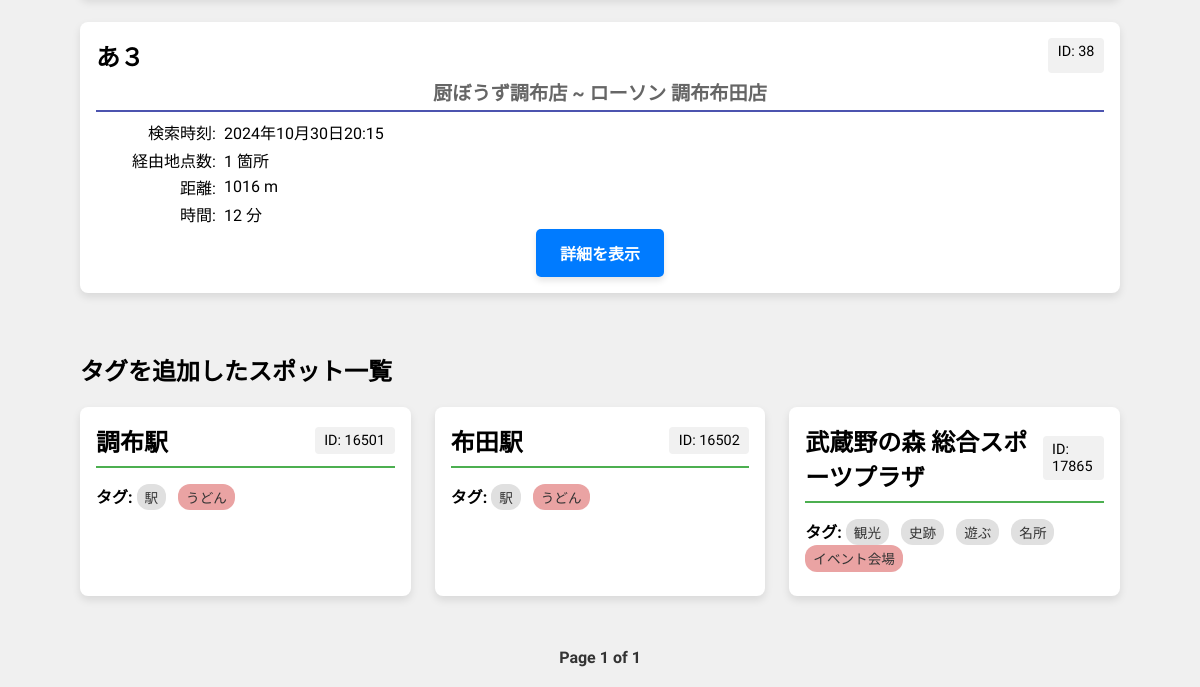
The app's page / (signed in, lower part), older data.
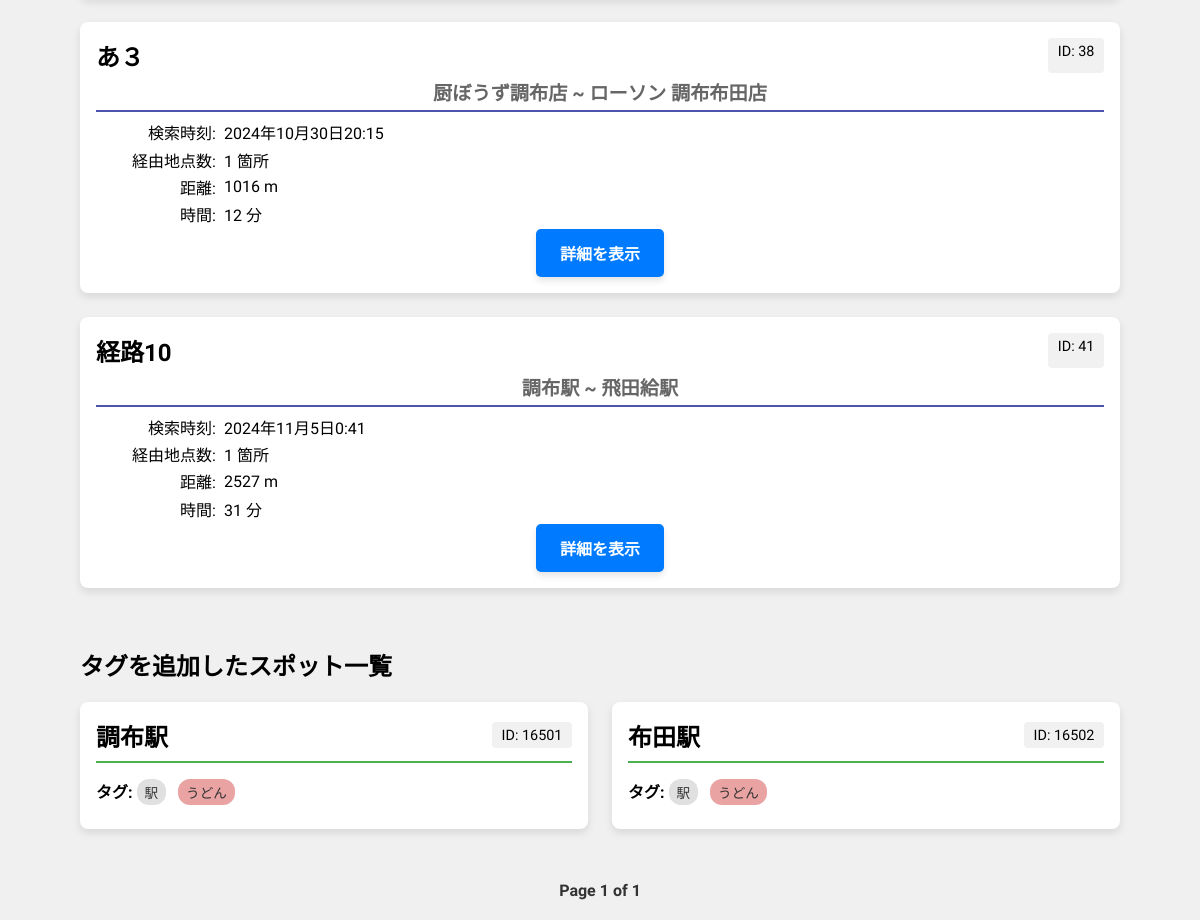
The same page, newer data.
### routing/models.py (models this page shows, shortened)
class Mapdata(models.Model):
    idx = models.AutoField(primary_key=True)
    user = models.ForeignKey(User, on_delete=models.CASCADE)  # Userとの関係
    name = models.CharField(max_length=64)
    distance = models.IntegerField()
    time = models.IntegerField()
    start_spot = models.ForeignKey(Spot, on_delete=models.CASCADE, related_name='start_spot')  # Spotとの関係
    goal_spot = models.ForeignKey(Spot, on_delete=models.CASCADE, related_name='goal_spot')  # Spotとの関係
    via_spots = models.ManyToManyField(Spot, related_name='via_spots')  # Spotと
    aim_tags = models.TextField()  # 検索条件のタグ
    html = models.TextField(null=True, blank=True)  # マップデータのHTML文字列
    created_at = models.DateTimeField(auto_now_add=True)  # 作成日時

class Spot(models.Model):
    idx = models.AutoField(primary_key=True)  # 自動インクリメントの整数型インデックス
    name = models.CharField(max_length=64, unique=True)
    latitude = models.FloatField()
    longitude = models.FloatField()
    hp = models.TextField()
    tags = models.TextField()

class AddedTag(models.Model):
    user = models.ForeignKey(User, on_delete=models.CASCADE)  # Userとの関係
    tag = models.TextField()  # Tag
    spot = models.ForeignKey(Spot, on_delete=models.CASCADE)  # Spotとの関係
    added_at = models.DateTimeField(auto_now_add=True)  # タグを追加した時間を記録

### routing/views.py (the view)
# urls.py: path("", views.IndexView.as_view(), name="index"),
class IndexView(TemplateView):
    template_name = "index.html"
    login_url = 'accounts:index'  # ログインページのURLを指定
    def get(self, request, template_name=template_name):
        if not request.user.is_authenticated:
            info_json = {}
        else:
            user = request.user
            spots_data, all_tags = get_spots_data(user)
            spots_data = filter_tag_added_spot(spots_data) # spots_dataをタグが追加されたものに限定
            paginator = Paginator(spots_data, 12)  # 12個ずつ表示
            page_number = request.GET.get('page')
            spots = paginator.get_page(page_number)
            routes = get_routes_data(user)
            info_json = {'spots': spots,
                        'routes':routes,
                        'all_tags':all_tags}
        return render(request, template_name, info_json)

### routingSystem/backend/core/utils.py (called while the page is built)
def str2list_strings(string):
    if isinstance(string, list):
        return string
    else:
        string_list = string.strip('[]').split(', ')
        string_list = [s.strip('"').strip("'") for s in string_list]
        return string_list

### routingSystem/backend/data_management.py (called while the page is built)
def filter_tag_added_spot(spots_data):
    new_spots_data = []
    for spot in spots_data:
        if spot["added_tags"]:
            new_spots_data.append(spot)
    return new_spots_data

def get_routes_data(user):
    if user:
        mapdata = Mapdata.objects.filter(user=user)
    route_list = []
    for map in mapdata:
        route = {
            'id': map.idx,
            'title': map.name,
            'created_at': map.created_at,
            'start_spot': map.start_spot.name,
            'goal_spot': map.goal_spot.name,
            'time': map.time,
            'via_spots': [spot.name for spot in map.via_spots.all()],
            'via_num': map.via_spots.count(),
            'distance': map.distance,
            'map_html_str': map.html,
        }
        route_list.append(route)
    return route_list

### routing/templates/index.html (shortened to what this page needs)
{% extends 'base.html' %}
{% block header %}
{% load static %}
<link rel="stylesheet" href="{% static 'css/display_styles.css' %}">
<link rel="stylesheet" href="{% static 'css/mypage_styles.css' %}">
{% endblock %}
{% block content %}
{% if user.is_authenticated %}
    <div class="route_container">
        <div class="route-list">
            {% for route in routes %}
            <div class="route-card">
                <div class="route-header">
                    <div class="route-title">
                        <h2>{{ route.title }}</h2>
                        <span class="route-id">ID: {{ route.id }}</span>
                    </div>
                    <h3>{{ route.start_spot }} ~ {{ route.goal_spot }}</h3>
                </div>
                <div class="route-details">
                    <p>
                        <span>検索時刻:</span>
                        <span class="created_at">{{ route.created_at }}</span>
                    </p>
                    <p>
                        <span>経由地点数:</span>
                        <span class="time">{{ route.via_num }} 箇所</span>
                    </p>
                    <p>
                        <span>距離:</span>
                        <span class="distance">{{ route.distance }} m</span>
                    </p>
                    <p>
                        <span>時間:</span>
                        <span class="time">{{ route.time }} 分</span>
                    </p>
                </div>
                <div class="route-actions">
                    <a href="{% url 'accounts:route_display' %}?title={{ route.title }}" class="btn btn-primary">詳細を表示</a>
                </div>
            </div>
            {% empty %}
            <p>保存した経路がありません。</p>
            {% endfor %}
        </div>
    </div>
    <div class="display_container">
        <h2>タグを追加したスポット一覧</h2>
        <div class="spot-list">
            {% for spot in spots %}
            <div class="spot-card">
                <div class="spot-header">
                    <h2>{{ spot.name }}</h2>
                    <span class="spot-id">ID: {{ spot.id }}</span>
                </div>
                <div class="spot-details">
                    <p>
                        {% if spot.tags and spot.added_tags %}
                            <strong>タグ:</strong>
                            {% for tag in spot.tags %}
                                <span class="tag original_tag">{{ tag }}</span>
                            {% endfor %}
                            {% for tag in spot.added_tags %}
                                <span class="tag added_tag">{{ tag }}</span>
                            {% endfor %}
                        {% else %}
                            <strong>タグなし</strong>
                        {% endif %}
                    </p>
                </div>
            </div>
            {% empty %}
            <p>表示するスポットがありません。</p>
            {% endfor %}
        </div>
        <div class="pagination">
            <span class="current-page">Page {{ spots.number }} of {{ spots.paginator.num_pages }}</span>
        </div>
    </div>
{% endif %}
{% endblock %}

### routing/templates/base.html (shortened to what this page needs)
<!DOCTYPE html>
<html lang="ja">
<head>
    {% load static %}
    <link rel="stylesheet" href="{% static 'css/styles.css' %}">
    {% block header %}
    {% endblock %}
</head>
<body>
    <div class="container">
        <main class="content">
            {% block content %}
            {% endblock %}
        </main>
    </div>
</body>
</html>

### routing/templates/static/css/styles.css (style rules this page uses)
body { font-family: 'Baloo 2', cursive; margin: 0; padding: 0; display: flex; flex-direction: column; height: 100vh; background-color: #f0f0f0; }
main { flex: 1; margin-top: 60px; padding: 10px; display: flex; flex-direction: column; overflow: auto; }
.container { margin-top: 70px; padding: 0px; display: flex; flex: 1; }
.content { flex: 1; padding: 20px; overflow: hidden; }
h3 { font-size: 24px; margin: 0; flex: 1; text-align: center; }
.btn { display: inline-block; padding: 12px 24px; font-size: 16px; font-weight: bold; text-align: center; text-decoration: none; color: #fff; background-color: #007bff; border: none; border-radius: 5px; box-shadow: 0 4px 6px rgba(0, 0, 0, 0.1); transition: background-color 0.3s, transform 0.3s, box-shadow 0.3s; }
.btn-primary { background-color: #007bff; }

### routing/templates/static/css/display_styles.css (style rules this page uses)
.container { width: 100%; max-width: 90%; margin: 2rem auto; }
.route_container { text-align: center; margin-bottom: 20px; }
.spot-list { display: grid; grid-template-columns: repeat(auto-fit, minmax(300px, 1fr)); gap: 1.5rem; }
.spot-card { background-color: white; border-radius: 8px; box-shadow: 0 4px 8px rgba(0, 0, 0, 0.1); padding: 1rem; transition: transform 0.2s, box-shadow 0.2s; }
.spot-header { display: flex; justify-content: space-between; align-items: center; border-bottom: 2px solid #4CAF50; padding-bottom: 0.5rem; margin-bottom: 1rem; }
.spot-header h2 { font-size: 1.5rem; margin: 0; }
.spot-id { font-size: 0.9rem; background-color: #f1f1f1; padding: 0.3rem 0.6rem; border-radius: 4px; }
.spot-details p { margin: 0.5rem 0; }
.tag { display: inline-block; background-color: #e0e0e0; color: #333; padding: 0.2rem 0.5rem; border-radius: 12px; margin-right: 0.5rem; font-size: 0.85rem; }
.tag:last-child { margin-right: 0; }
.original_tag { background-color: #e0e0e0; }
.added_tag { background-color: #eaa3a3; }
.spot-card { position: relative; margin-bottom: 20px; }
.pagination { display: flex; justify-content: center; align-items: center; margin-top: 2rem; }
.pagination .current-page { font-weight: bold; color: #333; }

### routing/templates/static/css/mypage_styles.css (style rules this page uses)
.route-list { display: grid; grid-template-columns: 1fr; gap: 1.5rem; width: 100%; }
.route-card { background-color: white; border-radius: 8px; box-shadow: 0 4px 8px rgba(0, 0, 0, 0.1); padding: 1rem; width: 100%; box-sizing: border-box; transition: transform 0.2s, box-shadow 0.2s; }
.route-header { align-items: center; border-bottom: 2px solid #4c54af; padding-bottom: 0.25rem; margin-bottom: 0.5rem; }
.route-title { display: flex; justify-content: space-between; margin-bottom: 5px; }
.route-header h2 { font-size: 1.5rem; margin: 0; }
.route-header h3 { text-align: center; margin: 0; font-size: 1.2em; color: #666; }
.route-id { font-size: 0.9rem; background-color: #f1f1f1; padding: 0.3rem 0.6rem; border-radius: 4px; }
.route-details { text-align: left; }

Row changes from the older to the newer data that the page shows:
no longer on this page (row unchanged): Spot: name "武蔵野の森 総合スポーツプラザ"
removed AddedTag: added_tags "イベント会場"
added Mapdata: title "経路10", id "41", start_spot "調布駅", goal_spot "飛田給駅", created_at "2024年11月5日0:41", via_num "1", distance "2527", time "31"
Text that changed along with them:
list line gone: "ID: 17865 タグ: 観光 史跡 遊ぶ 名所"
